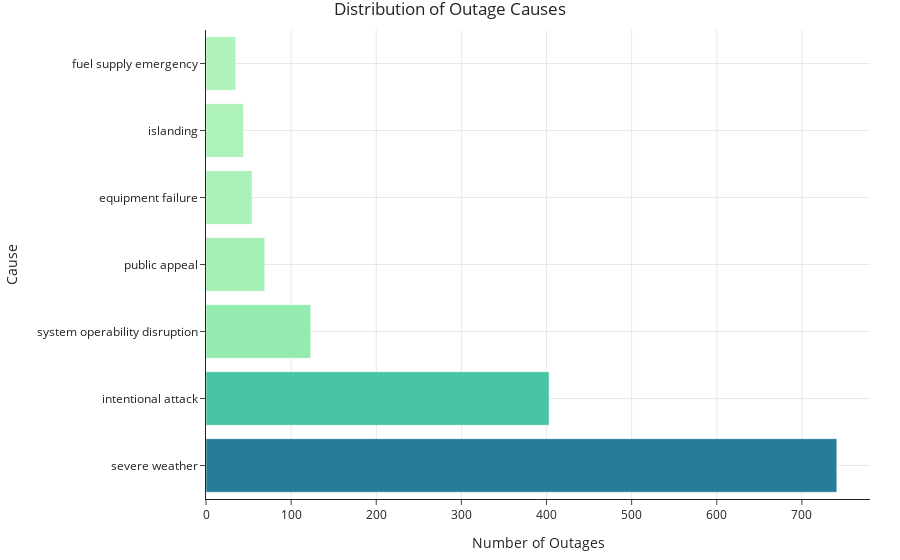

Write notebook code for a chart like this one.
### Markdown cell above
### Univariate Analysis

### Code cell
cause_counts = outages['CAUSE.CATEGORY'].value_counts().reset_index()
cause_counts.columns = ['CAUSE.CATEGORY', 'count']

fig = px.bar(
    cause_counts.sort_values(by='count', ascending=False),
    x='count',
    y='CAUSE.CATEGORY',
    orientation='h',
    title='Distribution of Outage Causes',
    labels={'count': 'Number of Outages', 'CAUSE.CATEGORY': 'Cause'},
    color='count',
    color_continuous_scale='Tealgrn'
)

fig.update_layout(
    coloraxis_showscale=False
)

fig.show()

### Figure 1 — Plotly figure (JSON) as saved in the notebook; plotly's stock layout.template omitted (floating-point values rounded to 4 significant figures)
{"data": [{"alignmentgroup": "True", "hovertemplate": "Number of Outages=%{marker.color}<br>Cause=%{y}<extra></extra>", "legendgroup": "", "marker": {"color": [741, 403, 123, 69, 54, 44, 35], "coloraxis": "coloraxis", "pattern": {"shape": ""}}, "name": "", "offsetgroup": "", "orientation": "h", "showlegend": false, "textposition": "auto", "type": "bar", "x": [741, 403, 123, 69, 54, 44, 35], "xaxis": "x", "y": ["severe weather", "intentional attack", "system operability disruption", "public appeal", "equipment failure", "islanding", "fuel supply emergency"], "yaxis": "y"}], "layout": {"barmode": "relative", "coloraxis": {"colorbar": {"title": {"text": "Number of Outages"}}, "colorscale": [[0, "rgb(176, 242, 188)"], [0.1667, "rgb(137, 232, 172)"], [0.3333, "rgb(103, 219, 165)"], [0.5, "rgb(76, 200, 163)"], [0.6667, "rgb(56, 178, 163)"], [0.8333, "rgb(44, 152, 160)"], [1, "rgb(37, 125, 152)"]], "showscale": false}, "legend": {"tracegroupgap": 0}, "title": {"text": "Distribution of Outage Causes"}, "xaxis": {"anchor": "y", "domain": [0, 1], "title": {"text": "Number of Outages"}}, "yaxis": {"anchor": "x", "domain": [0, 1], "title": {"text": "Cause"}}}}
